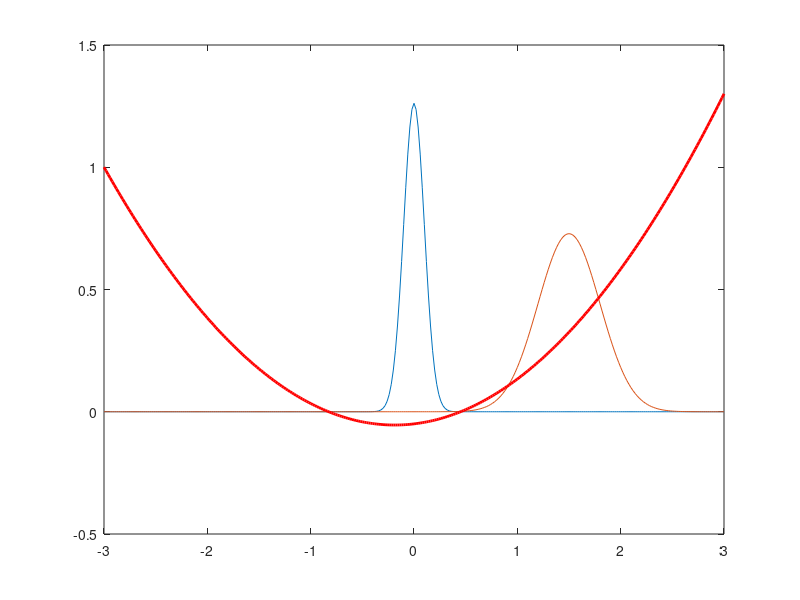

This chart was generated by the following MATLAB code: (Note: this script raises an error after producing the figure.)
%% This code is written by Md. Kamrul Hasan. 
%Problem 1.3. To plot the density functions with minimum conditional risk
%% Making the Platform and clean the workspace
clc
clear all
close all
%% Taking the Varibales to plot
k1=1/(sqrt(0.2*pi)); %This variavle is calculated in Report
k2=1/(sqrt(0.6*pi));%This variavle is calculated in Report
x=-3:0.02:3; % Taking some values of X to see the corresponding Prob. Distribution.
%% Implement the density Functions that are given in Home Work
p1=k1*exp((-x.^2)/0.02);
p2=k2*exp(-(x-1.5).^2/0.18);
y_decision=(1/3000)*(400*x.^2+150*x-148.77); % Roots correspondings to minimum conditional risk.
%(1/3000) is used as a scalling to plot in a single graph
%% Ploting of the function in single graph with minimum conditional risk
object=plot(x,p1,x,p2);
hold on
plot(x,y_decision,'LineWidth',2,'Color','red');
object(1).LineWidth = 2;
object(2).LineWidth = 2;
lgd = legend('P(x|w1)','P(x|w2)','Decision Line');
lgd.FontSize = 17;
Title=title('Density function P(x|w1) and P(x|w2) with Minimum Conditional Risk Region');
Title.FontSize = 17;
xTitle=xlabel('Random Variable, x');
xTitle.FontSize = 17;
yTitle=ylabel('Probability Density Function, P (x|w)');
yTitle.FontSize = 17;
grid on 
%%                     The END